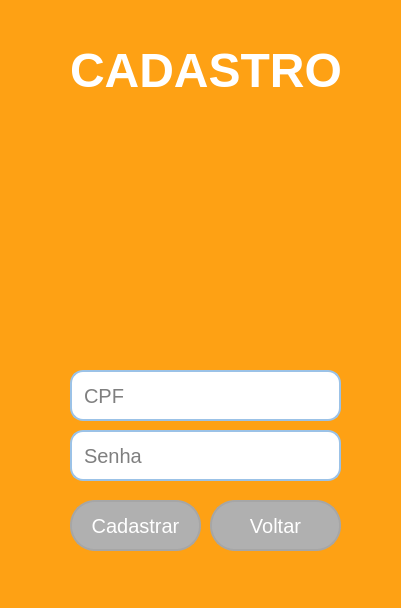
<?xml version="1.0" encoding="UTF-8"?>
<ui version="4.0">
 <class>MainWindow</class>
 <widget class="QMainWindow" name="MainWindow">
  <property name="geometry">
   <rect>
    <x>0</x>
    <y>0</y>
    <width>401</width>
    <height>608</height>
   </rect>
  </property>
  <property name="windowTitle">
   <string>MainWindow</string>
  </property>
  <property name="styleSheet">
   <string notr="true">background-color: rgb(254, 161, 20);</string>
  </property>
  <widget class="QWidget" name="centralwidget">
   <widget class="QPushButton" name="pushButton">
    <property name="geometry">
     <rect>
      <x>70</x>
      <y>500</y>
      <width>131</width>
      <height>51</height>
     </rect>
    </property>
    <property name="font">
     <font>
      <pointsize>15</pointsize>
     </font>
    </property>
    <property name="styleSheet">
     <string notr="true">QPushButton {	
	color: rgb(255, 255, 255);
	background-color: rgb(176, 176, 176);
	border: 2px solid rgb(166, 166, 166); 
	border-radius: 25px;
}

QPushButton:hover {
	background-color: rgb(166, 166, 166);
	border: 2px solid rgb(138, 138, 138); 
}

QPushButton:pressed {
	background-color: rgb(250, 230, 0);
	border: 2px solid rgb(255, 165, 24); 
}</string>
    </property>
    <property name="text">
     <string>Cadastrar</string>
    </property>
   </widget>
   <widget class="QLineEdit" name="lineEdit">
    <property name="geometry">
     <rect>
      <x>70</x>
      <y>370</y>
      <width>271</width>
      <height>51</height>
     </rect>
    </property>
    <property name="font">
     <font>
      <pointsize>15</pointsize>
     </font>
    </property>
    <property name="styleSheet">
     <string notr="true">QLineEdit{
	background-color: rgb(255, 255, 255);
	border: 2px solid rgb(155, 194, 231);
	border-radius: 13px;
	padding: 10px;
}
QLineEdit:hover{
	border: 2px solid rgb(255, 207, 0);
}

QLineEdit:focus{
	border: 2px solid rgb(255, 165, 0);
	color: rgb(0, 0, 0);
}
</string>
    </property>
    <property name="maxLength">
     <number>11</number>
    </property>
    <property name="placeholderText">
     <string>CPF</string>
    </property>
   </widget>
   <widget class="QLineEdit" name="lineEdit_2">
    <property name="geometry">
     <rect>
      <x>70</x>
      <y>430</y>
      <width>271</width>
      <height>51</height>
     </rect>
    </property>
    <property name="font">
     <font>
      <pointsize>15</pointsize>
     </font>
    </property>
    <property name="styleSheet">
     <string notr="true">QLineEdit{
	background-color: rgb(255, 255, 255);
	border: 2px solid rgb(155, 194, 231);
	border-radius: 13px;
	padding: 10px;
}
QLineEdit:hover{
	border: 2px solid rgb(255, 207, 0);
}

QLineEdit:focus{
	border: 2px solid rgb(255, 165, 0);
	color: rgb(0, 0, 0);
}
</string>
    </property>
    <property name="text">
     <string/>
    </property>
    <property name="echoMode">
     <enum>QLineEdit::Password</enum>
    </property>
    <property name="placeholderText">
     <string>Senha</string>
    </property>
   </widget>
   <widget class="QLabel" name="label">
    <property name="geometry">
     <rect>
      <x>70</x>
      <y>20</y>
      <width>271</width>
      <height>101</height>
     </rect>
    </property>
    <property name="font">
     <font>
      <pointsize>36</pointsize>
      <weight>75</weight>
      <bold>true</bold>
     </font>
    </property>
    <property name="styleSheet">
     <string notr="true">color: rgb(255, 255, 255);</string>
    </property>
    <property name="text">
     <string>CADASTRO</string>
    </property>
   </widget>
   <widget class="QPushButton" name="pushButton_2">
    <property name="geometry">
     <rect>
      <x>210</x>
      <y>500</y>
      <width>131</width>
      <height>51</height>
     </rect>
    </property>
    <property name="font">
     <font>
      <pointsize>15</pointsize>
     </font>
    </property>
    <property name="styleSheet">
     <string notr="true">QPushButton {	
	color: rgb(255, 255, 255);
	background-color: rgb(176, 176, 176);
	border: 2px solid rgb(166, 166, 166); 
	border-radius: 25px;
}

QPushButton:hover {
	background-color: rgb(166, 166, 166);
	border: 2px solid rgb(138, 138, 138); 
}

QPushButton:pressed {
	background-color: rgb(250, 230, 0);
	border: 2px solid rgb(255, 165, 24); 
}</string>
    </property>
    <property name="text">
     <string>Voltar</string>
    </property>
   </widget>
   <widget class="QLabel" name="label_2">
    <property name="geometry">
     <rect>
      <x>70</x>
      <y>130</y>
      <width>211</width>
      <height>221</height>
     </rect>
    </property>
    <property name="text">
     <string/>
    </property>
    <property name="pixmap">
     <pixmap>imagens/Trabalho.png</pixmap>
    </property>
   </widget>
  </widget>
  <widget class="QStatusBar" name="statusbar"/>
 </widget>
 <resources/>
 <connections/>
</ui>
